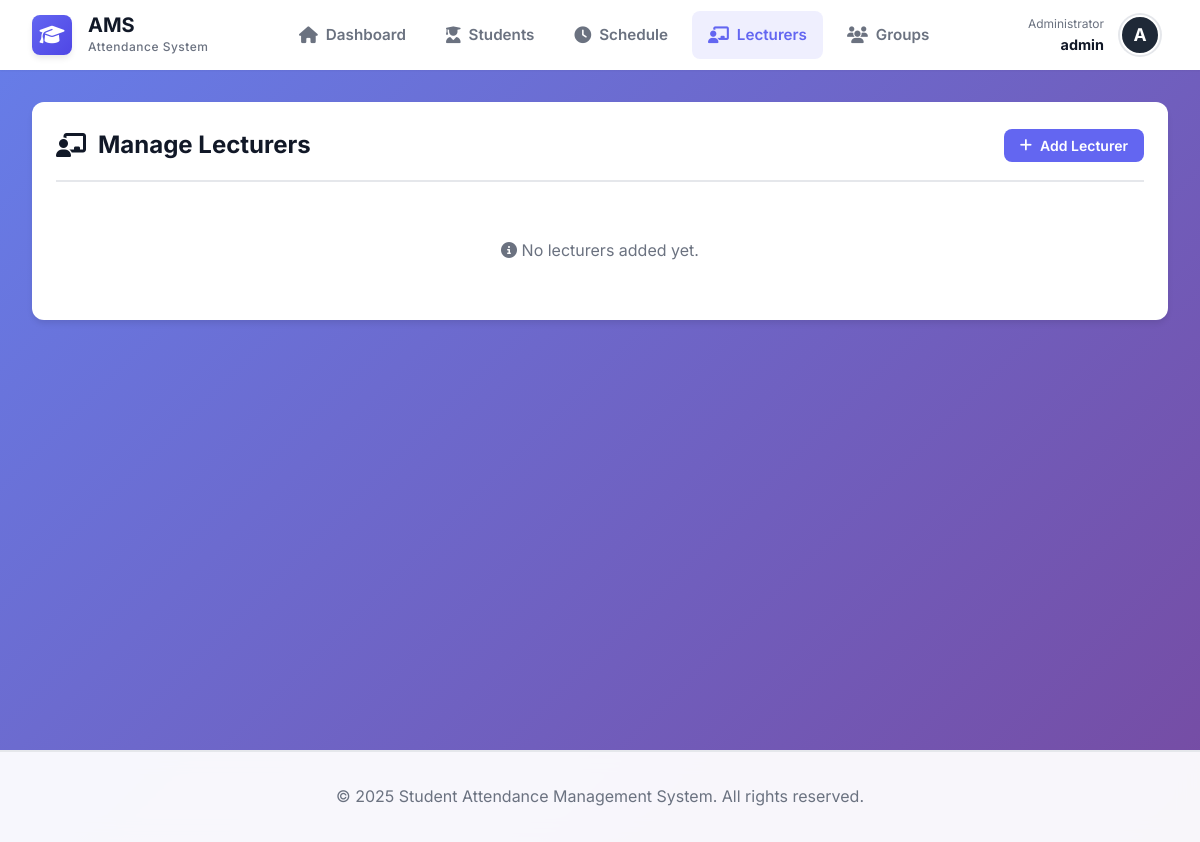
/admin/lecturers.php (signed in), run on an earlier commit of the app's database.
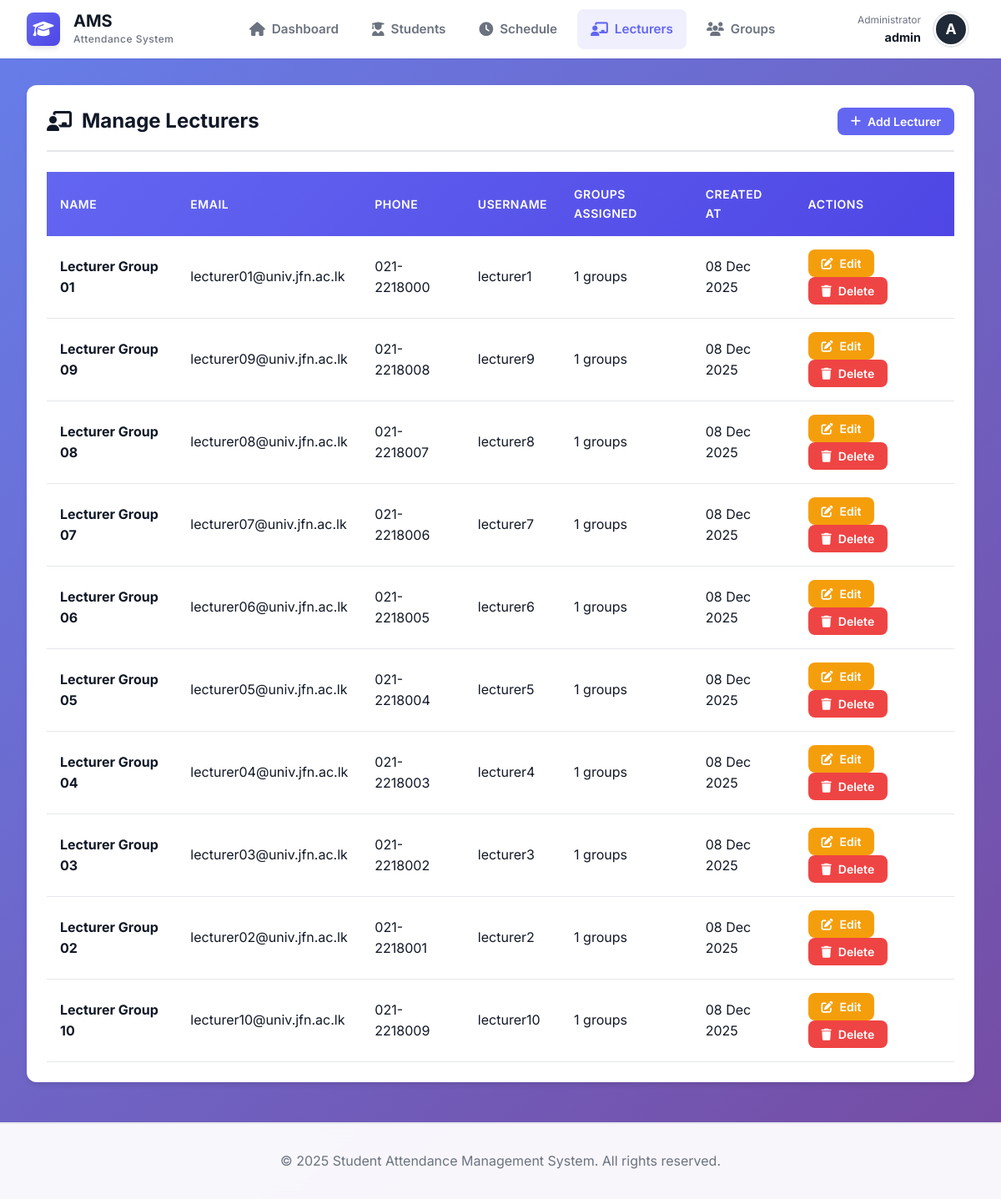
And on a later commit of the database.
### tables this page shows
CREATE TABLE lecturers (
    id INT AUTO_INCREMENT PRIMARY KEY,
    user_id INT NOT NULL,
    name VARCHAR(100) NOT NULL,
    email VARCHAR(100) UNIQUE NOT NULL,
    phone VARCHAR(20),
    created_at TIMESTAMP DEFAULT CURRENT_TIMESTAMP,
    FOREIGN KEY (user_id) REFERENCES users(id) ON DELETE CASCADE,
    INDEX idx_user_id (user_id)
);

CREATE TABLE users (
    id INT AUTO_INCREMENT PRIMARY KEY,
    username VARCHAR(50) UNIQUE NOT NULL,
    password VARCHAR(255) NOT NULL,
    role ENUM('admin', 'lecturer') NOT NULL,
    created_at TIMESTAMP DEFAULT CURRENT_TIMESTAMP,
    INDEX idx_username (username),
    INDEX idx_role (role)
);

### includes/functions.php (called while the page is built, shortened)
<?php
function formatDate($date) {
    return date('d M Y', strtotime($date));
}
?>

### admin/lecturers.php (the view, shortened to what this page needs)
<?php
require_once '../includes/header.php';
try {
    $stmt = $pdo->query("
        SELECT l.*, u.username,
               (SELECT COUNT(DISTINCT ga.group_id) FROM group_assignments ga WHERE ga.lecturer_id = l.id) as group_count
        FROM lecturers l
        JOIN users u ON l.user_id = u.id
        ORDER BY l.created_at DESC
    ");
    $lecturers = $stmt->fetchAll();
} catch (PDOException $e) {
    setFlashMessage('danger', 'Error loading lecturers.');
    $lecturers = [];
}
?>
<div class="card">
    <div class="card-header">
        <h2><i class="fas fa-chalkboard-teacher"></i> Manage Lecturers</h2>
        <button onclick="openModal('createLecturerModal')" class="btn btn-primary btn-sm">
            <i class="fas fa-plus"></i> Add Lecturer
        </button>
    </div>
    <div class="card-body">
        <?php if (empty($lecturers)): ?>
            <p class="text-center" style="color: var(--text-secondary); padding: 2rem;">
                <i class="fas fa-info-circle"></i> No lecturers added yet.
            </p>
        <?php else: ?>
            <div class="table-responsive">
                <table id="lecturersTable">
                    <thead>
                        <tr>
                            <th>Name</th>
                            <th>Email</th>
                            <th>Phone</th>
                            <th>Username</th>
                            <th>Groups Assigned</th>
                            <th>Created At</th>
                            <th>Actions</th>
                        </tr>
                    </thead>
                    <tbody>
                        <?php foreach ($lecturers as $lecturer): ?>
                        <tr>
                            <td><strong><?php echo htmlspecialchars($lecturer['name']); ?></strong></td>
                            <td><?php echo htmlspecialchars($lecturer['email']); ?></td>
                            <td><?php echo htmlspecialchars($lecturer['phone']); ?></td>
                            <td><?php echo htmlspecialchars($lecturer['username']); ?></td>
                            <td><?php echo $lecturer['group_count']; ?> groups</td>
                            <td><?php echo formatDate($lecturer['created_at']); ?></td>
                            <td>
                                <button onclick="editLecturer(<?php echo $lecturer['id']; ?>, '<?php echo htmlspecialchars($lecturer['name'], ENT_QUOTES); ?>', '<?php echo htmlspecialchars($lecturer['email'], ENT_QUOTES); ?>', '<?php echo htmlspecialchars($lecturer['phone'], ENT_QUOTES); ?>')" class="btn btn-sm btn-warning">
                                    <i class="fas fa-edit"></i> Edit
                                </button>
                                <form method="POST" style="display: inline;" onsubmit="return confirm('Delete this lecturer? This will also remove their user account.');">
                                    <button type="submit" class="btn btn-sm btn-danger">
                                        <i class="fas fa-trash"></i> Delete
                                    </button>
                                </form>
                            </td>
                        </tr>
                        <?php endforeach; ?>
                    </tbody>
                </table>
            </div>
        <?php endif; ?>
    </div>
</div>
<?php require_once '../includes/footer.php'; ?>

What changed in the data, as far as the page shows it:
added lecturers: name "Lecturer Group 01", email "lecturer01@univ.jfn.ac.lk", phone "021-2218000", user.username "lecturer1", group_count "1", created_at "08 Dec 2025"
added lecturers: name "Lecturer Group 09", email "lecturer09@univ.jfn.ac.lk", phone "021-2218008", user.username "lecturer9", group_count "1", created_at "08 Dec 2025"
added lecturers: name "Lecturer Group 08", email "lecturer08@univ.jfn.ac.lk", phone "021-2218007", user.username "lecturer8", group_count "1", created_at "08 Dec 2025"
added lecturers: name "Lecturer Group 07", email "lecturer07@univ.jfn.ac.lk", phone "021-2218006", user.username "lecturer7", group_count "1", created_at "08 Dec 2025"
added lecturers: name "Lecturer Group 06", email "lecturer06@univ.jfn.ac.lk", phone "021-2218005", user.username "lecturer6", group_count "1", created_at "08 Dec 2025"
added lecturers: name "Lecturer Group 05", email "lecturer05@univ.jfn.ac.lk", phone "021-2218004", user.username "lecturer5", group_count "1", created_at "08 Dec 2025"
added lecturers: name "Lecturer Group 04", email "lecturer04@univ.jfn.ac.lk", phone "021-2218003", user.username "lecturer4", group_count "1", created_at "08 Dec 2025"
added lecturers: name "Lecturer Group 03", email "lecturer03@univ.jfn.ac.lk", phone "021-2218002", user.username "lecturer3", group_count "1", created_at "08 Dec 2025"
added lecturers: name "Lecturer Group 02", email "lecturer02@univ.jfn.ac.lk", phone "021-2218001", user.username "lecturer2", group_count "1", created_at "08 Dec 2025"
added lecturers: name "Lecturer Group 10", email "lecturer10@univ.jfn.ac.lk", phone "021-2218009", user.username "lecturer10", group_count "1", created_at "08 Dec 2025"
Also different on the page:
text no longer shown: "No lecturers added yet."
text now shown: "NAME EMAIL PHONE USERNAME GROUPS ASSIGNED CREATED AT ACTIONS"
